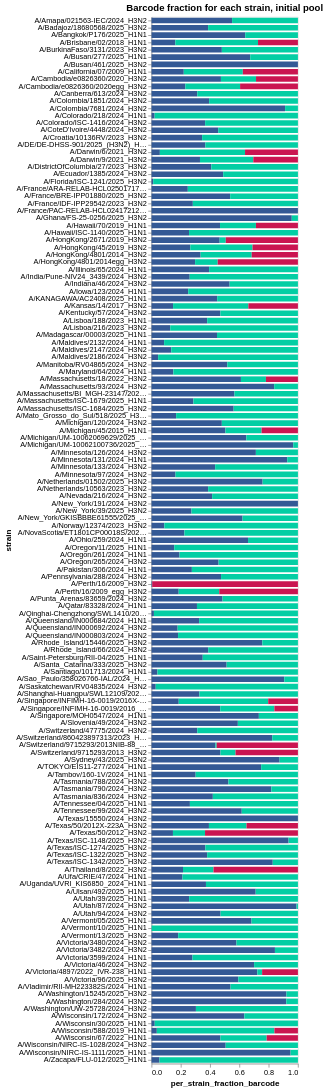

Notebook code for this chart:
### Code cell
# Each barcode fraction across strains
all_barcode_counts = counts[['strain', 'barcode', 'count', 'well']].dropna()
single_well_all_barcode_counts = all_barcode_counts[all_barcode_counts['well'].isin(['A5','B5'])]

# Get tidy single well means
tidy_single_well = single_well_all_barcode_counts[['strain','barcode','count']].groupby(['strain', 'barcode']).mean().reset_index()
# Get sums for each strain
strain_sums_df = tidy_single_well.groupby('strain').sum().rename(columns = {'count': 'strain_count_sum'}).reset_index()
# Merge and calculate per strain the fraction represented by each barcode
tidy_single_well = tidy_single_well.merge(strain_sums_df[['strain', 'strain_count_sum']], 
                       on = ['strain'],
                       validate="many_to_one",
                      )
tidy_single_well['per_strain_fraction_barcode'] = tidy_single_well['count'] / tidy_single_well['strain_count_sum']
tidy_single_well['barcode_letter'] = tidy_single_well.groupby('strain').cumcount().apply(lambda x: string.ascii_uppercase[x])

# Plot as colored bar chart
bar_chart = alt.Chart(tidy_single_well).mark_bar(height={"band": 0.85}).encode(
    x = 'per_strain_fraction_barcode',
    y = 'strain',
    color=alt.Color('barcode_letter', legend=None).scale(range=color_palette),
    tooltip = ['strain', 'per_strain_fraction_barcode', 'barcode'],
).configure_axis(grid=False).properties(
        height = alt.Step(10),
        width = 200,
        title = "Barcode fraction for each strain, initial pool")

bar_chart

### Figure 1 — Vega-Lite specification as saved in the notebook (floating-point values rounded to 4 significant figures; data arrays with more than 128 entries replaced by an {"elided": "..."} marker saying what was removed)
{"config": {"view": {"continuousWidth": 300, "continuousHeight": 300}, "axis": {"grid": false}}, "data": {"name": "data-2ba8429a4de04c4979da7e217436dad9"}, "mark": {"type": "bar", "height": {"band": 0.85}}, "encoding": {"color": {"field": "barcode_letter", "legend": null, "scale": {"range": ["#345995", "#03cea4", "#ca1551", "#eac435"]}, "type": "nominal"}, "tooltip": [{"field": "strain", "type": "nominal"}, {"field": "per_strain_fraction_barcode", "type": "quantitative"}, {"field": "barcode", "type": "nominal"}], "x": {"field": "per_strain_fraction_barcode", "type": "quantitative"}, "y": {"field": "strain", "type": "nominal"}}, "height": {"step": 10}, "title": "Barcode fraction for each strain, initial pool", "width": 200, "$schema": "https://vega.github.io/schema/vega-lite/v5.16.3.json", "datasets": {"data-2ba8429a4de04c4979da7e217436dad9": {"elided": "322 records"}}}
